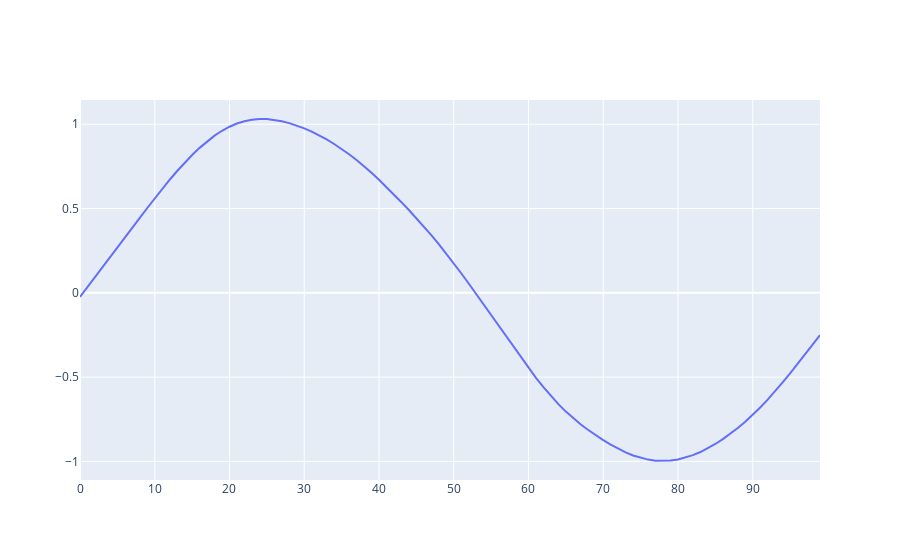

Notebook code cell kept with this figure:
### Code cell
fig = go.Figure()
fig.add_trace(go.Scatter(y=model["basis"]@model["coef_"]))
